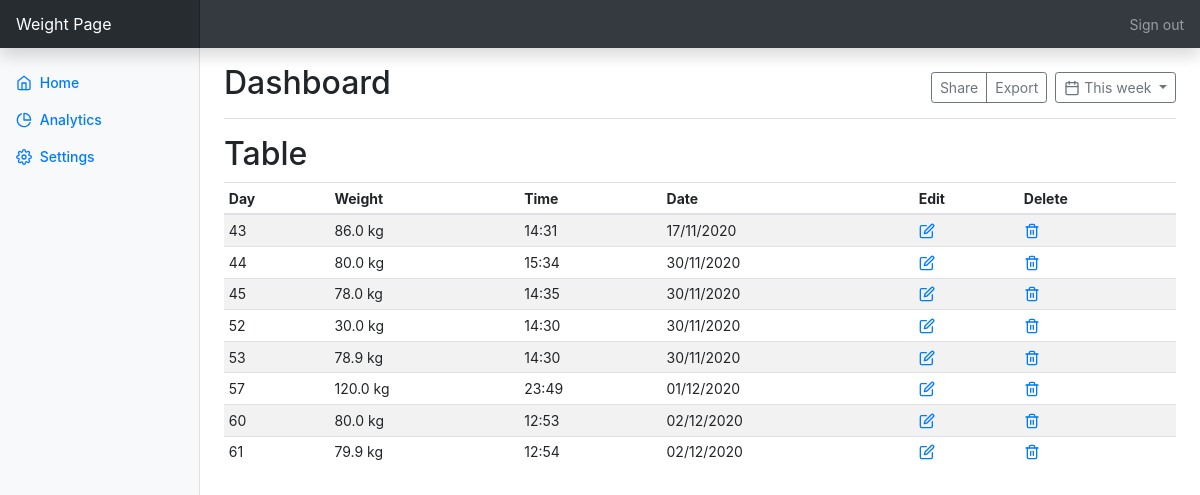
Screenshot of /dashboard/analytics with the database file from the repository.
### weightpage/models.py (models this page shows, shortened)
class SideBar(models.Model):
    title = models.CharField(max_length=30)
    icon = models.CharField(max_length=50)
    url = models.CharField(max_length=30, default="")

class Weight(models.Model):
    user = models.ForeignKey(User, on_delete=models.CASCADE)
    weight = models.FloatField(null=False)
    time = models.TimeField()
    date = models.DateField()

### weightpage/views.py (the view)
# urls.py: path('dashboard/<str:variable>', weightpage.views.dashboard, name='dashboard'),
def dashboard(request, variable, message=None):
    sidebar = SideBar.objects.all()
    if variable == "home":
        form = WeightForm(request.POST or None,
                          initial={'user': 1, 'time': dt.now().strftime("%H:%M"), 'date': dt.now()})
        context = {
            'form': form,
            'sidebar': sidebar
        }
        if form.is_valid():
            form.save()
            context['message'] = "Data successfully inputted!"
            return render(request, 'weightpage/weightpage.html', context)
        else:
            context['message'] = None
            return render(request, 'weightpage/weightpage.html', context)
    elif variable == "analytics":
        list_of_past_weight = Weight.objects.all()
        weight = [(w.weight, w.time.strftime("%H:%M"), w.date.strftime("%d/%m/%Y"), w.id) for w in list_of_past_weight]
        context = {
            'weights': weight,
            'sidebar': sidebar,
            'message': message,
        }
        return render(request, 'weightpage/analytics.html', context)
    elif variable == "settings":
        return render(request, 'loginpage/loginpage.html')
    elif variable == "signout":
        return render(request, 'loginpage/loginpage.html')
    else:
        return render(request, 'loginpage/loginpage.html')

### weightpage/templates/weightpage/analytics.html (shortened to what this page needs)
{% extends 'weightpage/base.html' %}
{% block content %}
      <h2>Table</h2>
      <div class="table-responsive">
        <table class="table table-striped table-sm">
          <thead>
            <tr>
              <th>Day</th>
              <th>Weight</th>
              <th>Time</th>
              <th>Date</th>
                <th>Edit</th>
                <th>Delete</th>
            </tr>
          </thead>
          <tbody>
          {% for weight in weights %}
          <tr>
              <td>{{ weight.3 }}</td>
              <td>{{ weight.0 }} kg</td>
              <td>{{ weight.1 }}</td>
              <td>{{ weight.2 }}</td>
          <td><a href="{% url 'edit_info' weight.3 %}"><span data-feather="edit"></span></a></td>
          <td><a href="{% url 'delete_page' weight.3 %}"><span data-feather="trash-2"></span></a></td>
            </tr>
          {% endfor %}
          </tbody>
        </table>
      </div>
{% endblock %}

### weightpage/templates/weightpage/base.html (shortened to what this page needs)
{% load static %}
<!doctype html>
<html lang="en">
  <head>
    <link href="{%  static "css/bootstrap.min.css" %}" rel="stylesheet">
      <link href="{% static 'dashboard.css' %}" rel="stylesheet">
  </head>
  <body>
  <nav class="navbar navbar-dark sticky-top bg-dark flex-md-nowrap p-0 shadow">
  <a class="navbar-brand col-md-3 col-lg-2 mr-0 px-3" href="{% url 'dashboard' 'home' %}">Weight Page</a>
  <ul class="navbar-nav px-3">
    <li class="nav-item text-nowrap">
      <a class="nav-link" href="{% url 'loginpage' %}">Sign out</a>
    </li>
  </ul>
  </nav>
<div class="container-fluid">
  <div class="row">
    <nav id="sidebarMenu" class="col-md-3 col-lg-2 d-md-block bg-light sidebar collapse">
      <div class="sidebar-sticky pt-3">
          {% for sidebar_objects in sidebar %}
              <ul class="nav flex-column">
                <li class="nav-item">
                    <a class="nav-link active" href="{% url 'dashboard' sidebar_objects.url %}">
                        <span data-feather="{{ sidebar_objects.icon }}"></span>
                        {{ sidebar_objects.title }} <span class="sr-only">(current)</span>
                    </a>
                </li>
              </ul>
          {%  endfor %}
      </div>
    </nav>
    <main role="main" class="col-md-9 ml-sm-auto col-lg-10 px-md-4">
      <div class="d-flex justify-content-between flex-wrap flex-md-nowrap align-items-center pt-3 pb-2 mb-3 border-bottom">
        <h1 class="h2">Dashboard</h1>
        <div class="btn-toolbar mb-2 mb-md-0">
          <div class="btn-group mr-2">
            <button type="button" class="btn btn-sm btn-outline-secondary">Share</button>
            <button type="button" class="btn btn-sm btn-outline-secondary">Export</button>
          </div>
          <button type="button" class="btn btn-sm btn-outline-secondary dropdown-toggle">
            <span data-feather="calendar"></span>
            This week
          </button>
        </div>
      </div>
{% block content %}
{% endblock %}
  </main>
  </div>
</div>

### weightpage/static/dashboard.css (style rules this page uses)
body { font-size: .875rem; }
.feather { width: 16px; height: 16px; vertical-align: text-bottom; }
.sidebar { position: fixed; top: 0; bottom: 0; left: 0; z-index: 100; padding: 48px 0 0; box-shadow: inset -1px 0 0 rgba(0, 0, 0, .1); }
.sidebar-sticky { position: relative; top: 0; height: calc(100vh - 48px); padding-top: .5rem; overflow-x: hidden; overflow-y: auto; }
.sidebar .nav-link { font-weight: 500; color: #333; }
.sidebar .nav-link .feather { margin-right: 4px; color: #999; }
.sidebar .nav-link.active { color: #007bff; }
.sidebar .nav-link:hover .feather, .sidebar .nav-link.active .feather { color: inherit; }
.navbar-brand { padding-top: .75rem; padding-bottom: .75rem; font-size: 1rem; background-color: rgba(0, 0, 0, .25); box-shadow: inset -1px 0 0 rgba(0, 0, 0, .25); }

### rows the page displays
SideBar: title "Home"
SideBar: title "Analytics"
SideBar: title "Settings"
Weight: weight "86.0"
Weight: weight "80.0"
Weight: weight "78.0"
Weight: weight "30.0"
Weight: weight "78.9"
Weight: weight "120.0"
Weight: weight "80.0"
Weight: weight "79.9"

### other values shown
{{ weight.3 }} "43" "44" "45" "52" "53" "57" "60" "61"
{{ weight.1 }} "14:31" "15:34" "14:35" "14:30" "14:30" "23:49" "12:53" "12:54"
{{ weight.2 }} "17/11/2020" "30/11/2020" "30/11/2020" "30/11/2020" "30/11/2020" "01/12/2020" "02/12/2020" "02/12/2020"
